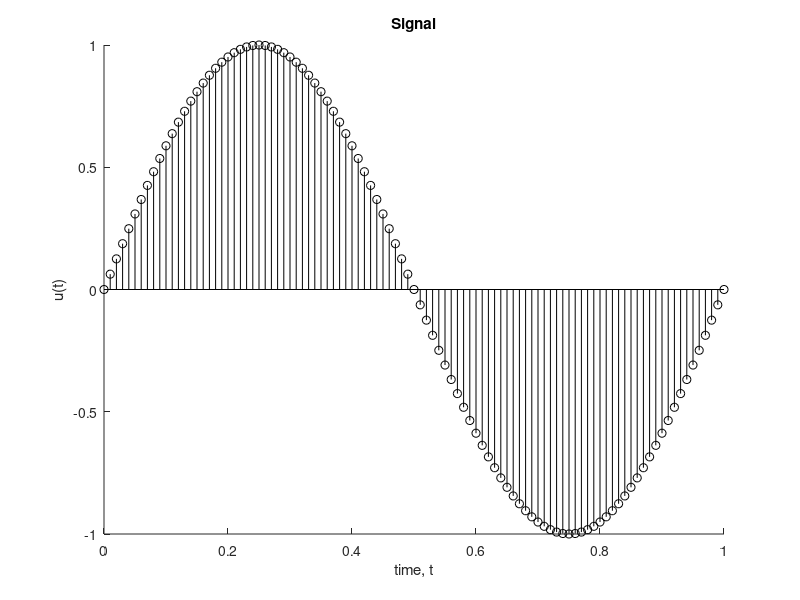

MATLAB code to generate this figure:
clear all, close all
T = 1; ts = 0.01; % time horizon and discretization time
t = 0:ts:T; % time vector
phi = 0;
u = sin(2*pi*t + phi); % signal
figure, hold on, stem(t,u,"k")
title("Signal"), xlabel("time, t"), ylabel("u(t)")